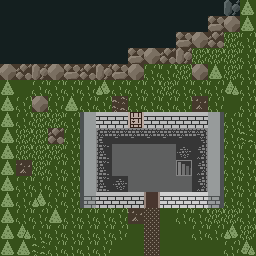

This game map was drawn from its Tiled (.tmx) file and the tilesets committed beside it. A one-line description and the full map source follow:
An orthogonal 16x16 tile map with 16x16 px tiles, 3 tile layers (Tilemap, Background, Foreground), 2 tilesets.

<map version="1.4" tiledversion="2020.12.18" orientation="orthogonal" renderorder="right-down" width="16" height="16" tilewidth="16" tileheight="16" infinite="0" nextlayerid="7" nextobjectid="2">
 <editorsettings>
  <export target="../simulacra/areas/prefabs/prefab_1.csv" format="csv" />
 </editorsettings>
 <tileset firstgid="1" source="simulacra16x16_2.tsx" />
 <tileset firstgid="769" source="color_map.tsx" />
 <layer id="1" name="Tilemap" width="16" height="16">
  <data encoding="csv">
1,1,1,1,1,1,1,1,1,1,1,1,1,1,258,273,
1,1,1,1,1,1,1,1,1,1,1,1,1,260,257,273,
1,1,1,1,1,1,1,1,1,1,1,260,257,259,401,402,
1,1,1,1,1,1,1,1,260,257,259,258,401,401,401,402,
257,259,258,257,260,259,258,260,257,402,402,401,257,273,401,402,
273,1,402,402,402,402,274,402,402,402,401,402,402,402,275,402,
273,402,257,402,273,402,402,388,402,402,402,402,387,402,1,402,
273,402,401,401,402,289,290,290,354,290,290,290,290,291,402,402,
273,401,401,259,402,289,417,418,418,418,418,418,419,291,402,388,
273,401,401,401,402,289,433,420,420,420,420,434,435,291,402,402,
273,387,401,402,402,289,433,420,420,420,420,355,435,291,402,402,
273,402,402,402,402,289,433,434,420,420,420,420,435,291,402,402,
273,402,274,402,402,292,290,290,290,353,290,290,290,293,402,402,
273,402,402,273,402,402,402,402,387,385,1,402,402,401,401,402,
273,275,402,402,402,402,402,402,1,385,1,1,402,402,274,401,
273,273,388,402,402,402,402,1,1,385,1,1,1,1,402,275
</data>
 </layer>
 <layer id="5" name="Background" width="16" height="16" opacity="0.45">
  <data encoding="csv">
769,769,769,769,769,769,769,769,769,769,769,769,769,769,769,769,
769,769,769,769,769,769,769,769,769,769,769,769,769,769,769,769,
769,769,769,769,769,769,769,769,769,769,769,769,769,769,769,769,
769,769,769,769,769,769,769,769,769,769,769,769,769,769,769,769,
769,769,769,769,769,769,769,769,769,769,769,769,769,769,769,769,
769,769,769,769,769,769,769,769,769,769,769,769,769,769,769,769,
769,769,769,769,769,769,769,769,769,769,769,769,769,769,769,769,
769,769,769,769,769,769,0,0,0,0,0,0,0,769,769,769,
769,769,769,769,769,769,785,785,785,785,785,785,785,769,769,769,
769,769,769,769,769,769,785,785,785,785,785,785,785,769,769,769,
769,769,769,769,769,769,785,785,785,785,785,785,785,769,769,769,
769,769,769,769,769,769,785,785,785,785,785,785,785,769,769,769,
769,769,769,769,769,769,0,0,0,785,0,0,0,769,769,769,
769,769,769,769,769,769,769,769,769,769,769,769,769,769,769,769,
769,769,769,769,769,769,769,769,769,769,769,769,769,769,769,769,
769,769,769,769,769,769,769,769,769,769,769,769,769,769,769,769
</data>
 </layer>
 <layer id="6" name="Foreground" width="16" height="16" opacity="0.45">
  <data encoding="csv">
769,769,769,769,769,769,769,769,769,769,769,769,769,769,769,788,
769,769,769,769,769,769,769,769,769,769,769,769,769,773,773,788,
769,769,769,769,769,769,769,769,769,769,769,773,773,773,788,788,
769,769,769,769,769,769,769,769,773,773,773,773,788,788,788,788,
773,773,773,773,773,773,773,773,773,788,788,788,773,788,788,788,
788,788,788,788,788,788,788,788,788,788,788,788,788,788,788,788,
788,788,773,788,788,788,788,773,788,788,788,788,773,788,788,788,
788,788,788,788,788,786,785,785,774,785,785,785,785,786,788,788,
788,788,788,773,788,786,770,770,770,770,770,770,770,786,788,788,
788,788,788,788,788,786,770,786,786,786,786,770,770,786,788,788,
788,773,788,788,788,786,770,786,786,786,786,770,770,786,788,788,
788,788,788,788,788,786,770,770,786,786,786,786,770,786,788,788,
788,788,788,788,788,786,785,785,785,774,786,786,786,786,788,788,
788,788,788,788,788,788,788,788,773,773,788,788,788,788,788,788,
788,788,788,788,788,788,788,788,788,773,788,788,788,788,788,788,
788,788,788,788,788,788,788,788,788,773,788,788,788,788,788,788
</data>
 </layer>
</map>
